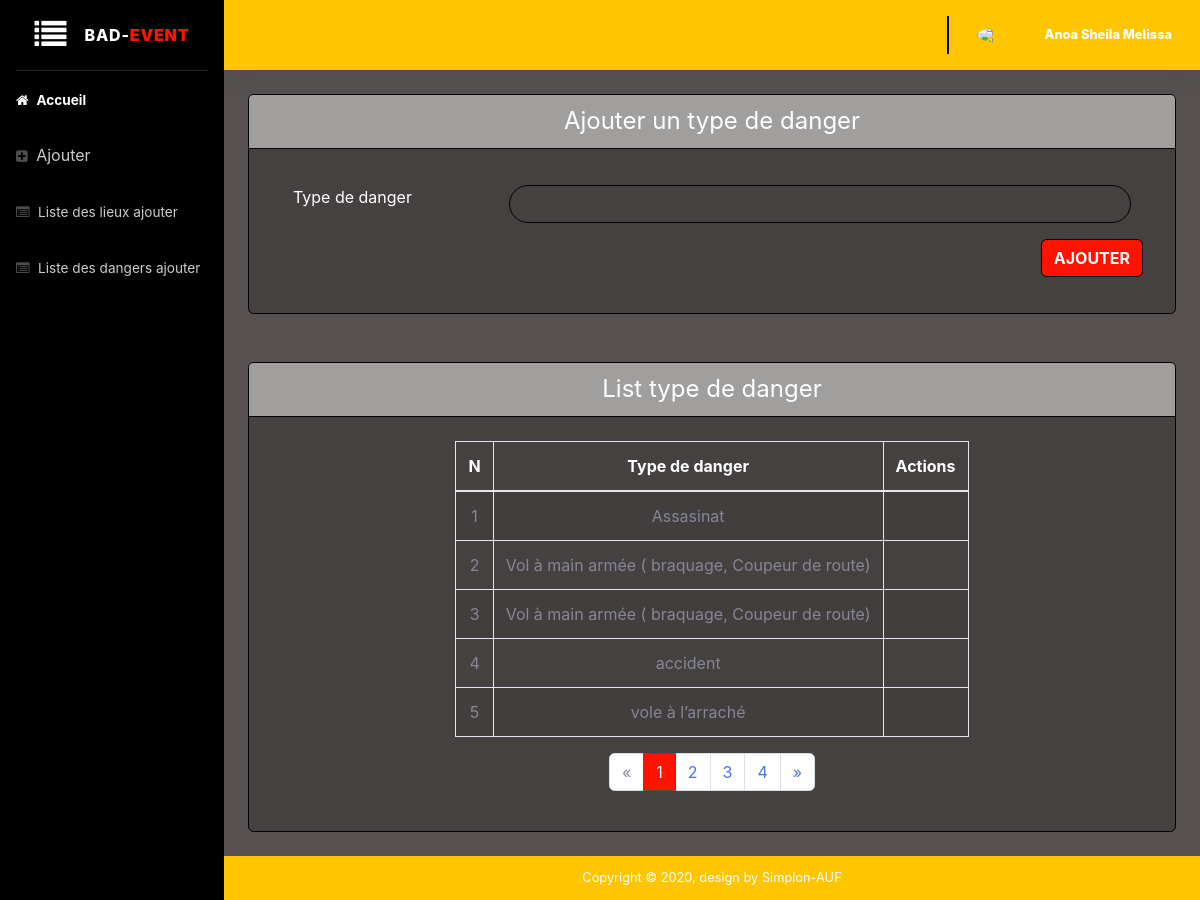
Page /administration/operateurs/be-tdanger.php (signed in) on the committed database.
### tables this page shows
CREATE TABLE `dangertype` (
  `id` int(11) NOT NULL,
  `intitule` varchar(255) NOT NULL,
  `dateAjout` datetime NOT NULL,
  `dateModification` datetime NOT NULL,
  `idUtilisateur` int(11) NOT NULL
);

### administration/operateurs/be-tdanger.php (the view, shortened to what this page needs)
<!DOCTYPE html>
<html lang="fr">
<head>
    <?php require'include/head.php';?>
</head>
<body id="page-top">
    <div id="wrapper">
       <?php require'include/menu.php';?>
        <div id="content-wrapper" class="d-flex flex-column">
            <div id="content">
                <?php require'include/header.php';?>
                <div class="container-fluid">
                    <div class="row">
                        <div class="col-xl-12 col-lg-12">
                            <div class="card mb-5">
                                <h6 class="h4 card-header font-weight-normal text-center" style="background: #a19e9e !important">
                                <?php
                                         if (isset($_GET['operation']) && ($_GET['operation'] == 'modification') ) {
                                             echo "Modifier un type de danger";
                                        } else {
                                            echo "Ajouter un type de danger" ;
                                        }
                                    ?>
                                </h6>
                                <div class="card-body">
                                    <p class="card-text">
                                        <form action="<?php
                                                if (isset($_GET['operation']) && ($_GET['operation'] == 'modification') ) {
                                                    echo 'traitement/update-dangertype.php?id='.$_GET['id'] ;
                                                } else {
                                                    echo 'traitement/add-dangertype.php';
                                                }
                                            ?>" method="POST" enctype="multipart/form-data" class="container-fluid">
                                        <div class="form-group row mt-2">
                                            <label for="dangertype" class="col-lg-3 col-md-2 ">Type de danger</label>
                                            <div class="col-lg col-md col-sm">
                                                <input type="text" name="dangertype" id="" class="form-control <?php echo $_SESSION['echec']; $_SESSION['echec']="";  ?>" <?php  if (@$_GET['operation'] == 'modification') {
                                                }; ?> required>
                                            </div>
                                        </div>
                                        <div class="row">
                                            <div class="form-group ml-auto">
                                            <input type="submit" class="btn btn-primary btn-user btn-block"  value="<?php
                                                if (isset($_GET['operation'])) {
                                                    echo 'Modifier';
                                                } else {
                                                    echo 'Ajouter';
                                                }
                                            ?>"style="background: #ff1300!important; color:#fff;">
                                            </div>
                                        </div>
                                </form>
                                </div>
                            </div>
                        </div>
                    </div>
                    <div class="row">
                        <div class="col-md-12 col-lg-12">
                            <div class="card mb-4">
                                <h6 class="h4 card-header font-weight-normal text-center" style="background: #a19e9e !important">
                                    List type de danger
                                </h6>
                                <div id="operat" class="mx-auto text-center align-item-center">
                                <?php
                                    if(isset($_GET['page']) && !empty($_GET['page'])){
                                        $currentPage = (int) strip_tags($_GET['page']);
                                    }else{
                                        $currentPage = 1;
                                    }
                                        require_once "../../database/db.php";
                                        $sql = "SELECT COUNT(*) AS nb_dangertype FROM dangertype";
                                        $query = $db->prepare($sql);
                                        $query->execute();
                                        $result = $query->fetch();
                                        $nbdangertype = (int) $result['nb_dangertype'];
                                        $parPage = 5;
                                        $pages = ceil($nbdangertype / $parPage);
                                        $premier = ($currentPage * $parPage) - $parPage;
                                        $sql = 'SELECT * FROM dangertype  ORDER BY dateModification DESC LIMIT :premier, :parpage;';
                                        $query = $db->prepare($sql);
                                        $query->bindValue(':premier', $premier, PDO::PARAM_INT);
                                        $query->bindValue(':parpage', $parPage, PDO::PARAM_INT);
                                        $query->execute();
                                        $dangertype = $query->fetchAll(PDO::FETCH_ASSOC);
                                        $d_nb = count($dangertype);
                                ?>
                                <div class="card-body">
                                    <?php if($d_nb === 0): ?>
                                    <center>
                                        <strong class="mt-4 mb-4">
                                            Pas d'informations disponible
                                        </strong>
                                    </center>
                                    <?php else: ?>
                                    <div class="row">
                                        <div class="col-lg-12">
                                            <div class="p-1">
                                                <div class="table-responsive">
                                                    <table id="user_data" class="table table-striped table-bordered table-hover" style="color: #fff;">
                                                        <thead>
                                                            <tr class="text-center">
                                                                <th>N</th>
                                                                <th>Type de danger</th>
                                                                <th>Actions</th>
                                                            </tr>
                                                        </thead>
                                                        <tbody>
                                                            <tbody class="text-center text-secondary">
                                                                <?php $i=1;  foreach($dangertype as $typedanger) { ?>
                                                                <tr>
                                                                    <td>
                                                                        <?php echo $i++ ?>
                                                                    </td>
                                                                     <td>
                                                                        <?php echo $typedanger['intitule']?>
                                                                     </td>
                                                                    <td>
                                                                </tr>
                                                                        <?php }; ?>
                                                            </tbody>
                                                    </table>
                                                <nav aria-label="pagination" >
                                                    <ul class="pagination justify-content-center">
                                                        <li class="page-item <?= ($currentPage == 1) ? "disabled" : "text-dangertype" ?>">
                                                            <a class="page-link" href="?page=<?= $currentPage - 1 ?>" aria-label="Previous">
                                                            <span aria-hidden="true">&laquo;</span>
                                                            </a>
                                                        </li>
                                                        <?php for($page = 1; $page <= $pages; $page++): ?>
                                                            <li class="page-item <?= ($currentPage == $page) ? "active text-dangertype" : "" ?>">
                                                                <a class="page-link" href="?page=<?= $page ?>">
                                                                    <?= $page ?>
                                                                </a>
                                                            </li>
                                                        <?php endfor; ?>
                                                        <li class="page-item <?= ($currentPage == $pages) ? "disabled" : "text-dangertype" ?>">
                                                            <a class="page-link" href="?page=<?= $currentPage + 1 ?>" aria-label="Next">
                                                            <span aria-hidden="true">&raquo;</span>
                                                            </a>
                                                        </li>
                                                    </ul>
                                                </nav>
                                            </div>
                                        </div>
                                    </div>
                                </div>
                                <?php endif ?>
                            </div>
                                </div>
                            </div>
                        </div>
                    </div>
                </div>
            </div>
            <?php require 'include/footer.php'; ?>
        </div>
    </div>
</body>
</html>

### rows in the picture
dangertype: intitule "Assasinat"
dangertype: intitule "Vol à main armée ( braquage, Coupeur de route)"
dangertype: intitule "Vol à main armée ( braquage, Coupeur de route)"
dangertype: intitule "accident"
dangertype: intitule "vole à l’arraché"

### other values in the picture
$_SESSION["prenom"] "Anoa Sheila Melissa"
